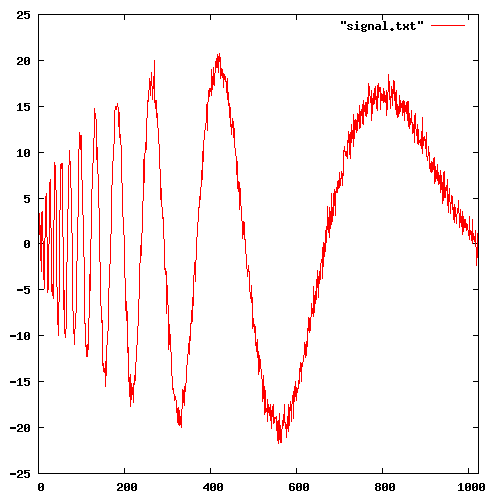
//> input picture wavelet/sig.png, 500 x 500 px
$ ./textimg ../wavelet/sig.png ../wavelet/sig.png   (built with g++ and OpenCV 4)
//> lines starting //> are read from the running program, lines starting //| are printed output that depends on the picture
// Usage: ./textimg img_file text_file > output.txt
#include <iostream>
#include <fstream>
#include <opencv2/core/core.hpp>
#include <opencv2/imgproc/imgproc.hpp>
#include <opencv2/highgui/highgui.hpp>

using namespace cv;
using namespace std;


int num_byte(const char& cc){
  unsigned char c = static_cast<unsigned char>(cc);
  if(c <= 0x7f) return 1;
  if(0xc0 <= c && c <= 0xcf) return 2;
  if(0xd0 <= c && c <= 0xdf) return 2;
  if(0xe0 <= c && c <= 0xef) return 3;
  if(0xf0 <= c && c <= 0xf7) return 4;
  if(0xf8 <= c && c <= 0xfb) return 5;
  return 6;
}
bool isHankaku(const string& cc){
  int n = cc.length();
  if(n < 3 || n > 3) return true;

  unsigned char c0 = static_cast<unsigned char>(cc[0]);
  unsigned char c1 = static_cast<unsigned char>(cc[1]);
  unsigned char c2 = static_cast<unsigned char>(cc[2]);

  //半角カタカナ
  if(c0 == 0xef){
    if(c1 == 0xbd){
      if(0xa1 <= c2 && c2 <= 0xbf) return true;
    }
    if(c1 == 0xbe){
      if(0x80 <= c2 && c2 <= 0x9f) return true;
    }
  }
  return false;
}


int main(int argc, char** argv){
  //元画像をグレイスケールで読み込み
  Mat srcImg = imread(argv[1], 0);
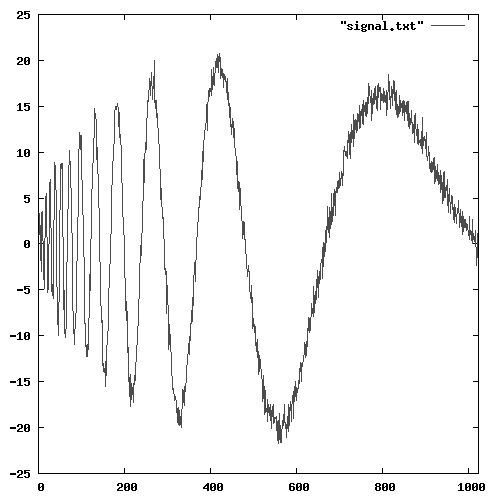
//> srcImg: 500 rows x 500 cols, CV_8UC1; min 0, max 255, mean 245.2
  if(srcImg.empty()) return -1;
  Mat dstImg;

  //UTF8テキストを読み込む
  ifstream text(argv[2]);
  if(!text) return -1;

  //1文字ずつに区切ってtext_utf8に入れておく
  vector<string> text_utf8;
  string line;
  while(text >> line){
    for(size_t i=0; i<line.length();){
      int n = num_byte(line[i]);
      text_utf8.push_back(line.substr(i,n));
      i += n;
    }
  }
//> this loop made 90 passes
//> after the loop, text_utf8 = 1910 items

  //画像の2値化
  threshold(srcImg, dstImg, 0, 255, THRESH_BINARY | THRESH_OTSU);
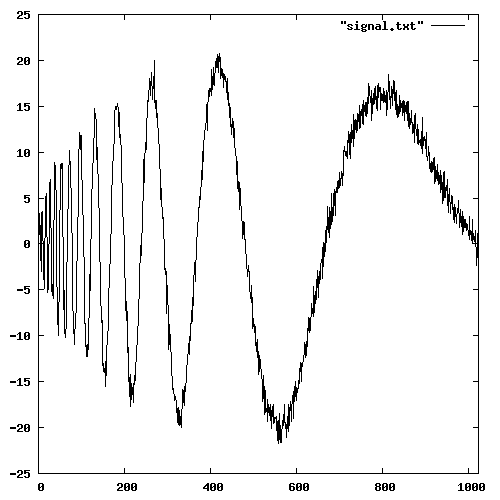
//> dstImg: 500 rows x 500 cols, CV_8UC1; 95.1% white; black in thin lines or dots

  //画素ごとにテキストを割り当てる
  int idx = 0;
  int H = dstImg.rows, W = dstImg.cols;
//> H = 500; W = 500
  for(int y=0; y<H; y++){
    for(int x=0; x<W; x++){
      int intensity = dstImg.at<unsigned char>(y, x);

      if(intensity != 0){ //画素が白いとき
        cout << "　";
      }else{ //画素が黒いとき
        if(text_utf8.size() <= idx) idx = 0;

        cout << text_utf8[idx];
        if(isHankaku(text_utf8[idx])){
          cout << " ";
        }
        idx++;
      }
    }
    cout << endl;
  }
//> this loop made 500 passes
//> idx on passes 1 to 3: 0, 0, 0
//> after the loop, idx = 783


  //namedWindow("image", CV_WINDOW_AUTOSIZE | CV_WINDOW_FREERATIO);
  //imshow("image", dstImg);
  //waitKey(0);


  return 0;
}
